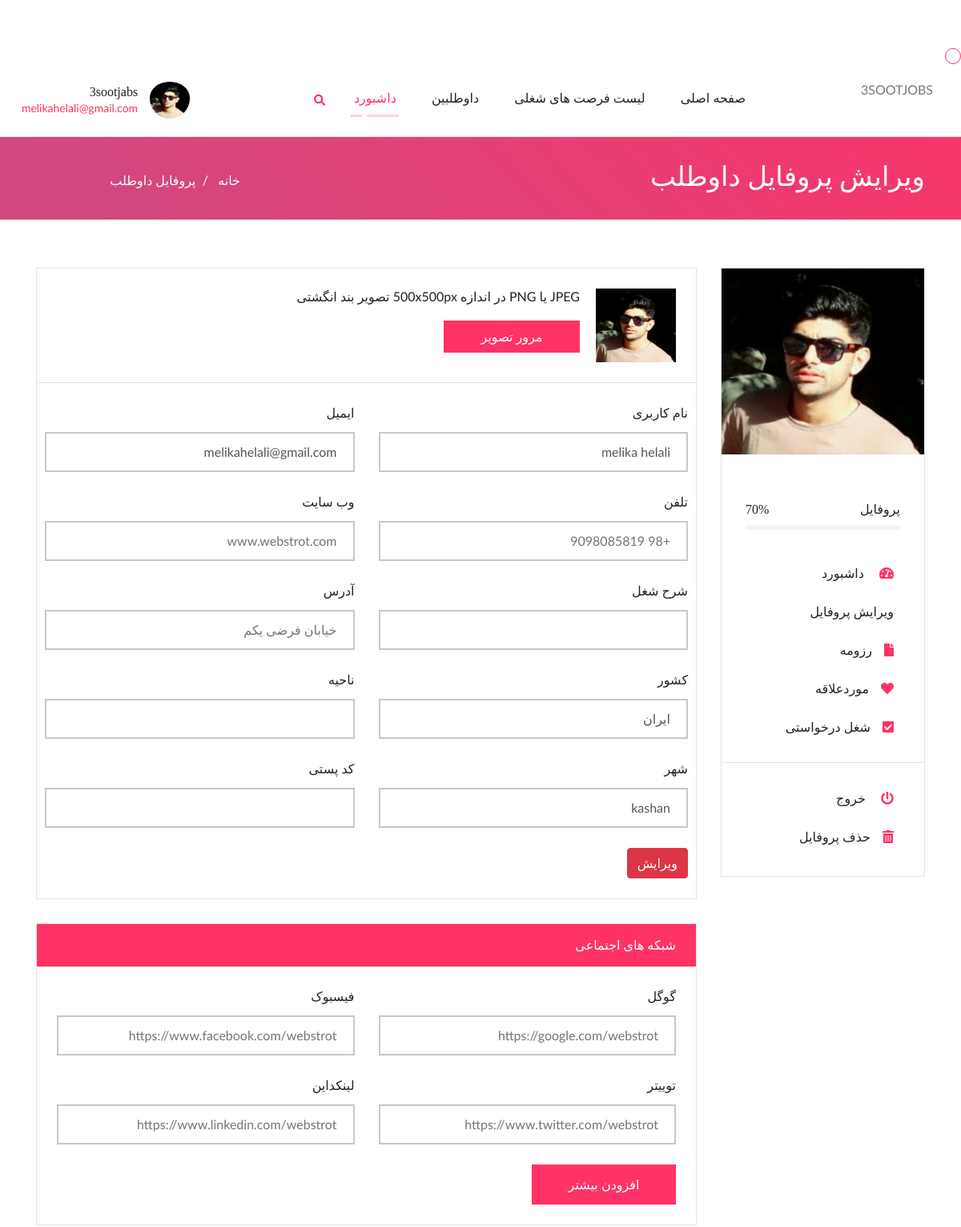
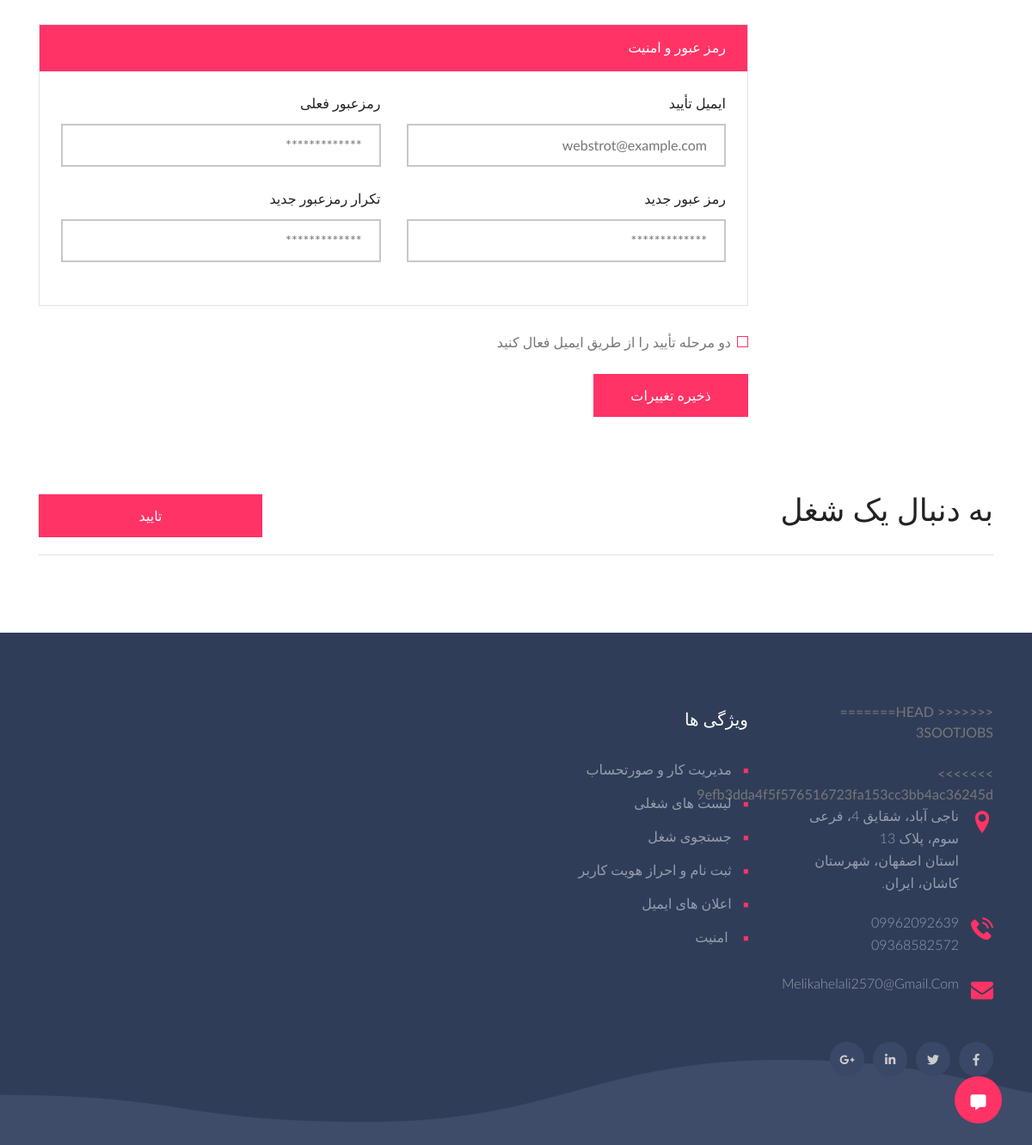
/jobdesk/dashboard/candidate_edit_profile.php (signed in), run on the app's committed database (2 pictures, top to bottom).
### tables this page shows
CREATE TABLE `users` (
  `id` int(11) NOT NULL,
  `full_name` varchar(255) NOT NULL,
  `email` varchar(255) NOT NULL,
  `email_contact` varchar(255) DEFAULT NULL,
  `password` varchar(255) NOT NULL,
  `avatar` text DEFAULT NULL,
  `phone` varchar(255) DEFAULT NULL,
  `website` varchar(255) DEFAULT NULL,
  `about_job` text DEFAULT NULL,
  `address` text DEFAULT NULL,
  `country` varchar(255) NOT NULL DEFAULT 'ایران',
  `area` varchar(255) DEFAULT NULL,
  `city` varchar(255) DEFAULT NULL,
  `pastal_code` bigint(255) DEFAULT NULL,
  `location` varchar(255) DEFAULT NULL,
  `size_of_company` varchar(255) DEFAULT NULL,
  `permission` tinyint(4) NOT NULL DEFAULT 0
);

### jobdesk/dashboard/candidate_edit_profile.php (the view, shortened to what the rows shown need)
<!DOCTYPE html>
<html lang="zxx">
<head>
    <link rel="stylesheet" type="text/css" href="css/animate.css" />
    <link rel="stylesheet" type="text/css" href="css/bootstrap.min.css" />
    <link rel="stylesheet" type="text/css" href="css/fonts.css" />
    <link rel="stylesheet" type="text/css" href="css/flaticon.css" />
    <link rel="stylesheet" type="text/css" href="css/font-awesome.css" />
    <link rel="stylesheet" type="text/css" href="css/owl.carousel.css">
    <link rel="stylesheet" type="text/css" href="css/owl.theme.default.css">
    <link rel="stylesheet" type="text/css" href="css/magnific-popup.css" />
    <link rel="stylesheet" type="text/css" href="css/dropify.min.css" />
    <link rel="stylesheet" type="text/css" href="css/nice-select.css" />
    <link rel="stylesheet" type="text/css" href="css/jquery-ui.min.css">
    <link rel="stylesheet" type="text/css" href="css/reset.css" />
    <link rel="stylesheet" type="text/css" href="css/style.css" />
    <link rel="stylesheet" type="text/css" href="css/responsive.css" />
</head>
<body>
    <div class="cp_navi_main_wrapper jb_cover">
        <div class="container-fluid">
            <div class="menu_btn_box jb_cover">
                <?php
                $connection = mysqli_connect("localhost", "root", "", "jobdesk");
                $emailP = $_SESSION['email'];
                $queryP = "SELECT * FROM `users` WHERE email='$emailP'";
                $resultP = mysqli_query($connection, $queryP) or die(mysqli_error($connection));
                $info = mysqli_fetch_assoc($resultP);
                ?>
                <div class="jb_profile_box">
                    <div class="nice-select" tabindex="0"> <span class="current">
                            <img src="images/<?= $info['avatar'] ?>" alt="img">
                            <div class="luca_profile_wrapper">
                                <h1><a href="#">3sootjabs </a></h1>
                                <p><a href="#"><?= $info['email'] ?></a></p>
                            </div>
                        </span>
                    </div>
                </div>
            </div>
        </div>
    </div>
    <div class="page_title_section">
        <div class="page_header">
            <div class="container">
                <div class="row">
                    <div class="col-xl-9 col-lg-7 col-md-7 col-12 col-sm-12">
                        <h1>ویرایش پروفایل داوطلب</h1>
                    </div>
                </div>
            </div>
        </div>
    </div>
    <div class="candidate_dashboard_wrapper jb_cover">
        <div class="container">
            <div class="row">
                <div class="col-lg-3 col-md-12 col-sm-12 col-12">
                    <div class="emp_dashboard_sidebar jb_cover">
                        <?php
                        $connection = mysqli_connect("localhost", "root", "", "jobdesk");
                        $emailP = $_SESSION['email'];
                        $queryP = "SELECT * FROM `users` WHERE email='$emailP'";
                        $resultP = mysqli_query($connection, $queryP) or die(mysqli_error($connection));
                        $info = mysqli_fetch_assoc($resultP);
                        ?>
                        <img src="images/<?= $info['avatar'] ?>" class="img-responsive" alt="post_img" />
                        <div class="emp_web_profile candidate_web_profile jb_cover">
                            <h4> </h4>
                            <p></p>
                            <div class="skills jb_cover">
                            </div>
                        </div>
                        <div class="emp_follow_link jb_cover">
                            <ul class="feedlist">
                            </ul>
                            <ul class="feedlist logout_link jb_cover">
                            </ul>
                        </div>
                    </div>
                </div>
                <div class="col-lg-9 col-md-12 col-sm-12 col-12">
                    <div class="row">
                        <div class="col-lg-12 col-md-12 col-sm-12 col-12">
                            <div class="job_listing_left_fullwidth jb_cover">
                                <div class="row">
                                    <div class="col-lg-12 col-md-12 col-sm-12 col-12">
                                        <form action="" method="post" enctype="multipart/form-data">
                                            <?php
                                            $connection = mysqli_connect("localhost", "root", "", "jobdesk");
                                            $emailP = $_SESSION['email'];
                                            $queryP = "SELECT * FROM `users` WHERE email='$emailP'";
                                            $resultP = mysqli_query($connection, $queryP) or die(mysqli_error($connection));
                                            $info = mysqli_fetch_assoc($resultP);
                                            ?>
                                            <div class="jp_job_post_side_img">
                                                <img src="images/<?= $info['avatar'] ?>" width="100px" alt="post_img">
                                            </div>
                                    </div>
                                </div>
                            </div>
                            <div class="browse_img_banner jb_cover">
                                <div class="row">
                                    <div class="row">
                                        <div class="col-lg-6 col-md-6 col-sm-12 col-12">
                                            <div class="contect_form3">
                                                <label>نام کاربری</label>
                                                <input value="<?= $info['full_name'] ?>" type="text" name="full_name" placeholder="نام کاربری ">
                                            </div>
                                        </div>
                                        <div class="col-lg-6 col-md-6 col-sm-12 col-12">
                                            <div class="contect_form3">
                                                <label>ایمیل</label>
                                                <input value="<?= $info['email'] ?>" type="email" readonly name="email" placeholder="1379maryam925.com">
                                            </div>
                                        </div>
                                        <div class="col-lg-6 col-md-6 col-sm-12 col-12">
                                            <div class="contect_form3">
                                                <label>تلفن</label>
                                                <input value="<?= isset($info['phone']) ? $info['phone'] : '' ?>" type="text" name="phone" placeholder="+98 9098085819">
                                            </div>
                                        </div>
                                        <div class="col-lg-6 col-md-6 col-sm-12 col-12">
                                            <div class="contect_form3">
                                                <label>وب سایت</label>
                                                <input value="<?= isset($info['website']) ? $info['website'] : '' ?>" type="text" name="website" placeholder="www.webstrot.com">
                                            </div>
                                        </div>
                                        <div class="col-lg-6 col-md-6 col-sm-12 col-12">
                                            <div class="contect_form3">
                                                <label>شرح شغل</label>
                                                <input value="<?= isset($info['about_job']) ? $info['about_job'] : '' ?>" name="about_job">
                                            </div>
                                        </div>
                                        <div class="col-lg-6 col-md-6 col-sm-12 col-12">
                                            <div class="contect_form3">
                                                <label>آدرس</label>
                                                <input value="<?= isset($info['address']) ? $info['address'] : '' ?>" type="text" name="address" placeholder="خیابان فرضی یکم">
                                            </div>
                                        </div>
                                        <div class="col-lg-6 col-md-6 col-sm-12 col-12">
                                            <div class="contect_form3">
                                                <label>کشور</label>
                                                <input value="<?= isset($info['country']) ? $info['country'] : '' ?>" type="text" name="country" placeholder="ایران">
                                            </div>
                                        </div>
                                        <div class="col-lg-6 col-md-6 col-sm-12 col-12">
                                            <div class="contect_form3">
                                                <label>ناحیه</label>
                                                <input value="<?= isset($info['area']) ? $info['area'] : '' ?> " name="area">
                                            </div>
                                        </div>
                                        <div class="col-lg-6 col-md-6 col-sm-12 col-12">
                                            <div class="contect_form3">
                                                <label>شهر</label>
                                                <input value="<?= isset($info['city']) ? $info['city'] : '' ?>" type="text" name="city" placeholder="ملارد">
                                            </div>
                                        </div>
                                        <div class="col-lg-6 col-md-6 col-sm-12 col-12">
                                            <div class="contect_form3">
                                                <label>کد پستی</label>
                                                <input value="<?= isset($info['pastal_code']) ? $info['pastal_code'] : '' ?> " name="pastal_code">
                                            </div>
                                        </div>
                                    </div>
                                </div>
                            </div>
                            <div class="row">
                                <div class="col-lg-12 col-md-12 col-sm-12 col-12">
                                    <div class="job_filter_category_sidebar jb_cover">
                                        <div class="job_filter_sidebar_heading jb_cover">
                                            <h1> شبکه های اجتماعی</h1>
                                        </div>
                                    </div>
                                </div>
                            </div>
                            <div class="row">
                                <div class="col-lg-12 col-md-12 col-sm-12 col-12">
                                    <div class="job_filter_category_sidebar jb_cover">
                                        <div class="job_filter_sidebar_heading jb_cover">
                                            <h1> رمز عبور و امنیت</h1>
                                        </div>
                                    </div>
                                </div>
                            </div>
                        </div>
                    </div>
                </div>
            </div>
        </div>
    </div>
    <div class="jb_cover">
        <div class="container">
            <div class="row">
                <div class="col-lg-12 col-md-12 col-sm-12">
                    <div class="job_newsletter_wrapper jb_cover">
                        <div class="jb_newslwtteter_left">
                            <h2> به دنبال یک شغل</h2>
                        </div>
                    </div>
                </div>
            </div>
        </div>
    </div>
</body>
</html>

### data on the page
users: avatar (placeholder picture), email "melikahelali@gmail.com", full_name "melika helali", country "ایران", city "kashan"
